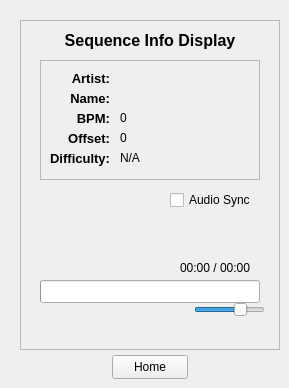
    <widget class="QWidget" name="MainPage">
     <widget class="QFrame" name="PropertiesFrame">
      <property name="geometry">
       <rect>
        <x>20</x>
        <y>20</y>
        <width>260</width>
        <height>330</height>
       </rect>
      </property>
      <property name="autoFillBackground">
       <bool>false</bool>
      </property>
      <property name="frameShape">
       <enum>QFrame::Shape::StyledPanel</enum>
      </property>
      <property name="frameShadow">
       <enum>QFrame::Shadow::Raised</enum>
      </property>
      <widget class="QLabel" name="SetSequence">
       <property name="geometry">
        <rect>
         <x>0</x>
         <y>0</y>
         <width>260</width>
         <height>40</height>
        </rect>
       </property>
       <property name="font">
        <font>
         <pointsize>12</pointsize>
         <bold>true</bold>
        </font>
       </property>
       <property name="text">
        <string>Sequence Info Display</string>
       </property>
       <property name="alignment">
        <set>Qt::AlignmentFlag::AlignCenter</set>
       </property>
      </widget>
      <widget class="QFrame" name="MetadataFrame">
       <property name="geometry">
        <rect>
         <x>20</x>
         <y>40</y>
         <width>220</width>
         <height>120</height>
        </rect>
       </property>
       <property name="frameShape">
        <enum>QFrame::Shape::StyledPanel</enum>
       </property>
       <property name="frameShadow">
        <enum>QFrame::Shadow::Raised</enum>
       </property>
       <widget class="QWidget" name="metadataLabelsWidget" native="true">
        <property name="geometry">
         <rect>
          <x>0</x>
          <y>0</y>
          <width>70</width>
          <height>116</height>
         </rect>
        </property>
        <widget class="QLabel" name="ArtistLabel">
         <property name="geometry">
          <rect>
           <x>0</x>
           <y>10</y>
           <width>70</width>
           <height>16</height>
          </rect>
         </property>
         <property name="font">
          <font>
           <pointsize>10</pointsize>
           <bold>true</bold>
          </font>
         </property>
         <property name="text">
          <string>Artist:</string>
         </property>
         <property name="alignment">
          <set>Qt::AlignmentFlag::AlignRight|Qt::AlignmentFlag::AlignTrailing|Qt::AlignmentFlag::AlignVCenter</set>
         </property>
        </widget>
        <widget class="QLabel" name="NameLabel">
         <property name="geometry">
          <rect>
           <x>0</x>
           <y>30</y>
           <width>70</width>
           <height>16</height>
          </rect>
         </property>
         <property name="font">
          <font>
           <pointsize>10</pointsize>
           <bold>true</bold>
          </font>
         </property>
         <property name="text">
          <string>Name:</string>
         </property>
         <property name="alignment">
          <set>Qt::AlignmentFlag::AlignRight|Qt::AlignmentFlag::AlignTrailing|Qt::AlignmentFlag::AlignVCenter</set>
         </property>
        </widget>
        <widget class="QLabel" name="BPMLabel">
         <property name="geometry">
          <rect>
           <x>0</x>
           <y>50</y>
           <width>70</width>
           <height>16</height>
          </rect>
         </property>
         <property name="font">
          <font>
           <pointsize>10</pointsize>
           <bold>true</bold>
          </font>
         </property>
         <property name="text">
          <string>BPM:</string>
         </property>
         <property name="alignment">
          <set>Qt::AlignmentFlag::AlignRight|Qt::AlignmentFlag::AlignTrailing|Qt::AlignmentFlag::AlignVCenter</set>
         </property>
        </widget>
        <widget class="QLabel" name="OffsetLabel">
         <property name="geometry">
          <rect>
           <x>0</x>
           <y>70</y>
           <width>70</width>
           <height>16</height>
          </rect>
         </property>
         <property name="font">
          <font>
           <pointsize>10</pointsize>
           <bold>true</bold>
          </font>
         </property>
         <property name="text">
          <string>Offset:</string>
         </property>
         <property name="alignment">
          <set>Qt::AlignmentFlag::AlignRight|Qt::AlignmentFlag::AlignTrailing|Qt::AlignmentFlag::AlignVCenter</set>
         </property>
        </widget>
        <widget class="QLabel" name="DifficultyLabel">
         <property name="geometry">
          <rect>
           <x>0</x>
           <y>90</y>
           <width>70</width>
           <height>16</height>
          </rect>
         </property>
         <property name="font">
          <font>
           <pointsize>10</pointsize>
           <bold>true</bold>
          </font>
         </property>
         <property name="text">
          <string>Difficulty:</string>
         </property>
         <property name="alignment">
          <set>Qt::AlignmentFlag::AlignRight|Qt::AlignmentFlag::AlignTrailing|Qt::AlignmentFlag::AlignVCenter</set>
         </property>
        </widget>
       </widget>
       <widget class="QWidget" name="MetadataLabelsWidget" native="true">
        <property name="geometry">
         <rect>
          <x>70</x>
          <y>0</y>
          <width>140</width>
          <height>116</height>
         </rect>
        </property>
        <widget class="QLabel" name="BPMDisplay">
         <property name="geometry">
          <rect>
           <x>10</x>
           <y>50</y>
           <width>130</width>
           <height>16</height>
          </rect>
         </property>
         <property name="text">
          <string>0</string>
         </property>
        </widget>
        <widget class="QLabel" name="OffsetDisplay">
         <property name="geometry">
          <rect>
           <x>10</x>
           <y>70</y>
           <width>130</width>
           <height>16</height>
          </rect>
         </property>
         <property name="text">
          <string>0</string>
         </property>
        </widget>
        <widget class="QLabel" name="DifficultyDisplay">
         <property name="geometry">
          <rect>
           <x>10</x>
           <y>90</y>
           <width>130</width>
           <height>16</height>
          </rect>
         </property>
         <property name="text">
          <string>N/A</string>
         </property>
        </widget>
       </widget>
      </widget>
      <widget class="QWidget" name="audioPlayerWidget" native="true">
       <property name="geometry">
        <rect>
         <x>0</x>
         <y>190</y>
         <width>260</width>
         <height>110</height>
        </rect>
       </property>
       <widget class="QPushButton" name="ReplayAudio">
        <property name="geometry">
         <rect>
          <x>60</x>
          <y>10</y>
          <width>40</width>
          <height>40</height>
         </rect>
        </property>
        <property name="font">
         <font>
          <bold>false</bold>
         </font>
        </property>
        <property name="cursor">
         <cursorShape>PointingHandCursor</cursorShape>
        </property>
        <property name="toolTip">
         <string/>
        </property>
        <property name="statusTip">
         <string/>
        </property>
        <property name="whatsThis">
         <string/>
        </property>
        <property name="autoFillBackground">
         <bool>false</bool>
        </property>
        <property name="styleSheet">
         <string notr="true">QPushButton{
	background-color: transparent;
	border: none;
	padding: 0;
}</string>
        </property>
        <property name="text">
         <string/>
        </property>
        <property name="iconSize">
         <size>
          <width>40</width>
          <height>40</height>
         </size>
        </property>
        <property name="checkable">
         <bool>false</bool>
        </property>
        <property name="autoDefault">
         <bool>false</bool>
        </property>
        <property name="default">
         <bool>false</bool>
        </property>
        <property name="flat">
         <bool>false</bool>
        </property>
       </widget>
       <widget class="QPushButton" name="AudioPlayback">
        <property name="geometry">
         <rect>
          <x>110</x>
          <y>10</y>
          <width>40</width>
          <height>40</height>
         </rect>
        </property>
        <property name="font">
         <font>
          <bold>false</bold>
         </font>
        </property>
        <property name="cursor">
         <cursorShape>PointingHandCursor</cursorShape>
        </property>
        <property name="toolTip">
         <string/>
        </property>
        <property name="statusTip">
         <string/>
        </property>
        <property name="whatsThis">
         <string/>
        </property>
        <property name="autoFillBackground">
         <bool>false</bool>
        </property>
        <property name="styleSheet">
         <string notr="true">QPushButton{
	background-color: transparent;
	border: none;
	padding: 0;
}</string>
        </property>
        <property name="text">
         <string/>
        </property>
        <property name="iconSize">
         <size>
          <width>40</width>
          <height>40</height>
         </size>
        </property>
        <property name="checkable">
         <bool>false</bool>
        </property>
        <property name="checked">
         <bool>false</bool>
        </property>
        <property name="autoDefault">
         <bool>false</bool>
        </property>
        <property name="default">
         <bool>false</bool>
        </property>
        <property name="flat">
         <bool>true</bool>
        </property>
       </widget>
       <widget class="QLabel" name="elapsed">
        <property name="geometry">
         <rect>
          <x>160</x>
          <y>50</y>
          <width>70</width>
          <height>16</height>
         </rect>
        </property>
        <property name="text">
         <string>00:00 / 00:00</string>
        </property>
       </widget>
       <widget class="QProgressBar" name="progressBar">
        <property name="geometry">
         <rect>
          <x>20</x>
          <y>70</y>
          <width>220</width>
          <height>23</height>
         </rect>
        </property>
        <property name="sizePolicy">
         <sizepolicy hsizetype="Fixed" vsizetype="Fixed">
          <horstretch>0</horstretch>
          <verstretch>0</verstretch>
         </sizepolicy>
        </property>
        <property name="value">
         <number>0</number>
        </property>
        <property name="textVisible">
         <bool>false</bool>
        </property>
        <property name="format">
         <string>%p%</string>
        </property>
       </widget>
       <widget class="QWidget" name="volumeAdjustWidget" native="true">
        <property name="geometry">
         <rect>
          <x>150</x>
          <y>90</y>
          <width>101</width>
          <height>20</height>
         </rect>
        </property>
        <property name="sizePolicy">
         <sizepolicy hsizetype="Fixed" vsizetype="Fixed">
          <horstretch>0</horstretch>
          <verstretch>0</verstretch>
         </sizepolicy>
        </property>
        <property name="layoutDirection">
         <enum>Qt::LayoutDirection::LeftToRight</enum>
        </property>
        <widget class="QSlider" name="volumeSlider">
         <property name="geometry">
          <rect>
           <x>24</x>
           <y>0</y>
           <width>71</width>
           <height>20</height>
          </rect>
         </property>
         <property name="sizePolicy">
          <sizepolicy hsizetype="Fixed" vsizetype="Fixed">
           <horstretch>0</horstretch>
           <verstretch>0</verstretch>
          </sizepolicy>
         </property>
         <property name="cursor">
          <cursorShape>PointingHandCursor</cursorShape>
         </property>
         <property name="mouseTracking">
          <bool>false</bool>
         </property>
         <property name="toolTip">
          <string/>
         </property>
         <property name="maximum">
          <number>100</number>
         </property>
         <property name="singleStep">
          <number>5</number>
         </property>
         <property name="value">
          <number>70</number>
         </property>
         <property name="sliderPosition">
          <number>70</number>
         </property>
         <property name="orientation">
          <enum>Qt::Orientation::Horizontal</enum>
         </property>
         <property name="tickPosition">
          <enum>QSlider::TickPosition::NoTicks</enum>
         </property>
        </widget>
        <widget class="QLabel" name="volumeIcon">
         <property name="geometry">
          <rect>
           <x>0</x>
           <y>0</y>
           <width>20</width>
           <height>20</height>
          </rect>
         </property>
         <property name="toolTip">
          <string/>
         </property>
         <property name="autoFillBackground">
          <bool>false</bool>
         </property>
         <property name="styleSheet">
          <string notr="true"/>
         </property>
         <property name="text">
          <string/>
         </property>
         <property name="alignment">
          <set>Qt::AlignmentFlag::AlignCenter</set>
         </property>
        </widget>
       </widget>
      </widget>
      <widget class="QPushButton" name="secretButton">
       <property name="geometry">
        <rect>
         <x>230</x>
         <y>10</y>
         <width>16</width>
         <height>16</height>
        </rect>
       </property>
       <property name="cursor">
        <cursorShape>WhatsThisCursor</cursorShape>
       </property>
       <property name="styleSheet">
        <string notr="true">QPushButton {
        background-color: transparent;
        border: none;
        color: transparent;
    }</string>
       </property>
       <property name="text">
        <string/>
       </property>
      </widget>
      <widget class="QCheckBox" name="AudioSynchronisation">
       <property name="geometry">
        <rect>
         <x>150</x>
         <y>170</y>
         <width>91</width>
         <height>20</height>
        </rect>
       </property>
       <property name="cursor">
        <cursorShape>PointingHandCursor</cursorShape>
       </property>
       <property name="toolTip">
        <string/>
       </property>
       <property name="text">
        <string>Audio Sync</string>
       </property>
      </widget>
     </widget>
     <widget class="QPushButton" name="homeFromInfo">
      <property name="geometry">
       <rect>
        <x>112</x>
        <y>355</y>
        <width>76</width>
        <height>24</height>
       </rect>
      </property>
      <property name="cursor">
       <cursorShape>PointingHandCursor</cursorShape>
      </property>
      <property name="toolTip">
       <string/>
      </property>
      <property name="text">
       <string>Home</string>
      </property>
     </widget>
    </widget>
